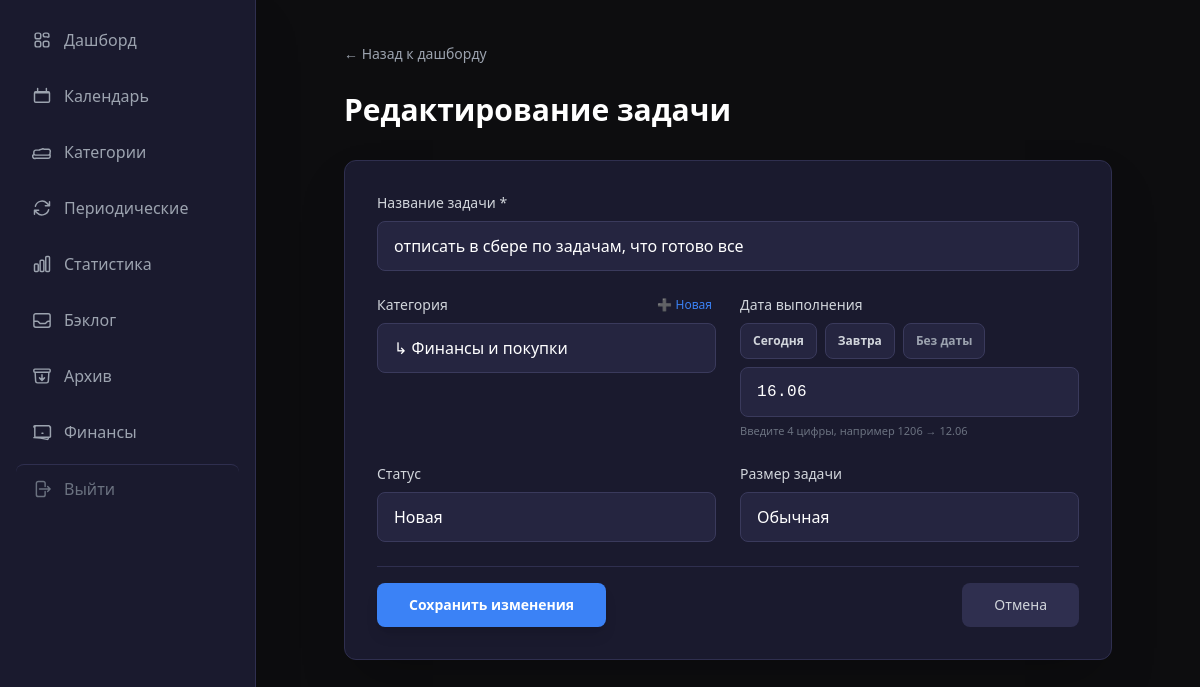
Screenshot of /tasks/287/edit with the database file from the repository.
### app/models/task.py (models this page shows)
class Task(Base):
    __tablename__ = "tasks"
    id = Column(Integer, primary_key=True, index=True)
    title = Column(String(500), nullable=False)
    description = Column(String, default="")
    category_id = Column(Integer, ForeignKey("categories.id"), nullable=True, index=True)
    status = Column(String(20), default="новая", index=True)  # новая/в_работе/выполнена/отложена
    priority = Column(String(20), default="средний")  # низкий/средний/высокий
    due_date = Column(Date, nullable=True, index=True)
    due_time = Column(Time, nullable=True) # Время встречи
    created_at = Column(DateTime(timezone=True), server_default=func.now())
    completed_at = Column(DateTime(timezone=True), nullable=True)
    source = Column(String(20), default="web")  # telegram/web/screenshot
    parent_task_id = Column(Integer, ForeignKey("tasks.id"), nullable=True, index=True)
    is_archived = Column(Boolean, default=False, index=True)
    item_kind = Column(String(20), default="task", nullable=False, index=True)  # task
    sort_order = Column(Integer, default=0)
    needs_review = Column(Boolean, default=False)
    message_hash = Column(String(64), nullable=True)
    postpones = Column(Integer, default=0)
    chronic_task = Column(Boolean, default=False, index=True)
    chronic_reviewed = Column(Boolean, default=False)
    tags = Column(String(500), nullable=True) # Теги проекта или контекста (#Антон, #Сбер)
    size = Column(String(4), nullable=True)   # L / XL — крупные задачи (NULL = обычная)
    impact_notes = Column(Text, nullable=True) # Заметки о результате/влиянии
    is_milestone = Column(Boolean, default=False, index=True) # Флаг важного достижения
    estimated_minutes = Column(Integer, nullable=True)
    actual_minutes = Column(Integer, nullable=True)
    category = relationship("Category", back_populates="tasks")
    subtasks = relationship("Task", backref="parent_task", remote_side=[id], lazy="select")

### app/models/category.py (models this page shows)
class Category(Base):
    __tablename__ = "categories"
    id = Column(Integer, primary_key=True, index=True)
    name = Column(String(100), nullable=False, index=True)
    is_global = Column(Boolean, default=False, index=True)
    parent_id = Column(Integer, ForeignKey("categories.id"), nullable=True)
    type = Column(String(20), default="task", index=True)  # task / finance
    created_at = Column(DateTime(timezone=True), server_default=func.now())
    children = relationship("Category", backref="parent", remote_side=[id], lazy="select")
    tasks = relationship("Task", back_populates="category", lazy="select")

### app/web/routes/tasks.py (the view)
@router.get("/tasks/{task_id}/edit", response_class=HTMLResponse)
async def task_edit_page(request: Request, task_id: int):
    async with async_session() as db:
        result = await db.execute(select(Task).where(Task.id == task_id))
        task = result.scalar_one_or_none()
        if not task:
            raise HTTPException(status_code=404, detail="Задача не найдена")
        categories = await get_categories_list()
    return templates.TemplateResponse(request, "task_form.html", {
        "request": request,
        "categories": categories,
        "task": task,
        "today": date.today(),
    })

### app/web/templates/task_form.html (shortened to what this page needs)
{% extends "base.html" %}
{% block content %}
<div class="max-w-3xl mx-auto">
    <div class="mb-5 sm:mb-8">
        <a href="/" class="inline-flex items-center min-h-[44px] text-sm text-gray-400 hover:text-white transition-colors -ml-1 px-1">
            ← Назад к дашборду
        </a>
        <h1 class="text-2xl sm:text-3xl font-bold text-white mt-1 sm:mt-4">
            {% if task %}Редактирование задачи{% else %}Новая задача{% endif %}
        </h1>
    </div>
    <div class="bg-dark-800 rounded-xl border border-dark-600 shadow-2xl">
        {% if task %}
        <form method="post" action="/tasks/web/{{ task.id }}/edit" data-no-date-auto-submit class="space-y-4 sm:space-y-6 p-4 sm:p-6 lg:p-8">
        {% else %}
        <form method="post" action="/tasks/web/create" data-no-date-auto-submit class="space-y-4 sm:space-y-6 p-4 sm:p-6 lg:p-8">
        {% endif %}
            <div>
                <label for="title" class="block text-sm font-medium text-gray-300 mb-2">
                    Название задачи *
                </label>
                <input type="text" id="title" name="title" required
                       value="{{ task.title if task else '' }}"
                       class="w-full px-4 py-3 bg-dark-700 border border-dark-500 rounded-lg text-white text-base
                              placeholder-gray-500 focus:outline-none focus:border-accent"
                       placeholder="Например: Позвонить клиенту">
            </div>
            <div class="grid grid-cols-1 md:grid-cols-2 gap-4 sm:gap-6">
                <div x-data="{ showCreate: false, newName: '', newParent: '' }">
                    <div class="flex items-center justify-between gap-2 mb-2">
                        <label for="category_id" class="block text-sm font-medium text-gray-300">
                            Категория
                        </label>
                        <button type="button"
                                @click="showCreate = !showCreate"
                                class="shrink-0 text-xs text-accent hover:text-blue-400 transition-colors flex items-center gap-1 min-h-[44px] sm:min-h-0 px-1">
                            <span x-text="showCreate ? '✕ Отмена' : '➕ Новая'"></span>
                        </button>
                    </div>
                    <select id="category_id" name="category_id"
                            x-show="!showCreate"
                            class="w-full px-4 py-3 bg-dark-700 border border-dark-500 rounded-lg text-white text-base
                                   focus:outline-none focus:border-accent appearance-none">
                        {% for cat in categories %}
                            {% if cat.is_global %}
                            <optgroup label="{{ cat.name }}">
                                {% for subcat in categories %}
                                    {% if subcat.parent_id == cat.id %}
                                    <option value="{{ subcat.id }}" {% if task and task.category_id == subcat.id %}selected{% endif %}>
                                        ↳ {{ subcat.name }}
                                    </option>
                                    {% endif %}
                                {% endfor %}
                            </optgroup>
                            {% endif %}
                        {% endfor %}
                    </select>
                </div>
                <div>
                    <label for="due_date" class="block text-sm font-medium text-gray-300 mb-2">
                        Дата выполнения
                    </label>
                    <div class="flex flex-wrap gap-2 mb-2">
                        <button type="button" data-date-chip="today"
                                class="date-chip px-3 py-1.5 text-xs font-bold rounded-lg border border-dark-500 bg-dark-700 text-gray-300 hover:border-accent hover:text-accent transition-colors min-h-[36px]">
                            Сегодня
                        </button>
                        <button type="button" data-date-chip="tomorrow"
                                class="date-chip px-3 py-1.5 text-xs font-bold rounded-lg border border-dark-500 bg-dark-700 text-gray-300 hover:border-accent hover:text-accent transition-colors min-h-[36px]">
                            Завтра
                        </button>
                        <button type="button" data-date-chip="clear"
                                class="date-chip px-3 py-1.5 text-xs font-bold rounded-lg border border-dark-500 bg-dark-700 text-gray-400 hover:border-gray-400 transition-colors min-h-[36px]">
                            Без даты
                        </button>
                    </div>
                    <input type="text" id="due_date" name="due_date"
                           inputmode="numeric"
                           autocomplete="off"
                           maxlength="5"
                           placeholder="ДД.ММ"
                           value="{% if task and task.due_date %}{{ task.due_date.strftime('%d.%m') }}{% elif not task %}{{ today.strftime('%d.%m') }}{% endif %}"
                           class="date-mask-ddmm w-full px-4 py-3 bg-dark-700 border border-dark-500 rounded-lg text-white text-base
                                  placeholder-gray-500 focus:outline-none focus:border-accent min-h-[48px] font-mono tracking-wide">
                    <p class="text-[11px] text-gray-500 mt-1.5">Введите 4 цифры, например 1206 → 12.06</p>
                </div>
            </div>
            <div class="grid grid-cols-1 md:grid-cols-2 gap-4 sm:gap-6">
                <div>
                    <label for="status" class="block text-sm font-medium text-gray-300 mb-2">
                        Статус
                    </label>
                    <select id="status" name="status"
                            class="w-full px-4 py-3 bg-dark-700 border border-dark-500 rounded-lg text-white text-base
                                   focus:outline-none focus:border-accent appearance-none min-h-[48px]">
                        <option value="новая" {% if task and task.status == 'новая' %}selected{% endif %}>Новая</option>
                    </select>
                </div>
                <div>
                    <label for="size" class="block text-sm font-medium text-gray-300 mb-2">
                        Размер задачи
                    </label>
                    <select id="size" name="size"
                            class="w-full px-4 py-3 bg-dark-700 border border-dark-500 rounded-lg text-white text-base
                                   focus:outline-none focus:border-accent appearance-none min-h-[48px]">
                        <option value="" {% if not task or not task.size %}selected{% endif %}>Обычная</option>
                    </select>
                </div>
            </div>
            <div class="flex flex-col gap-3 sm:flex-row sm:justify-between sm:items-center pt-4 border-t border-dark-600 mt-2">
                <button type="submit"
                        class="w-full sm:w-auto px-6 py-3.5 sm:px-8 sm:py-3 bg-accent hover:bg-blue-600 active:scale-[0.98] text-white font-bold rounded-xl sm:rounded-lg transition-all shadow-lg hover:shadow-accent/20 text-base sm:text-sm order-1 sm:order-none">
                    {% if task %}Сохранить изменения{% else %}Создать задачу{% endif %}
                </button>
                <a href="/"
                   class="w-full sm:w-auto px-6 py-3.5 sm:px-8 sm:py-3 bg-dark-600 hover:bg-dark-500 active:scale-[0.98] text-gray-300 font-medium rounded-xl sm:rounded-lg transition-colors text-center text-base sm:text-sm order-2 sm:order-none">
                    Отмена
                </a>
            </div>
        </form>
    </div>
</div>
{% endblock %}

### app/web/static/css/style.css (style rules this page uses)
input[type="text"], input[type="date"], input[type="time"], textarea, select { transition: border-color 0.2s ease, box-shadow 0.2s ease; }

### rows the page displays
Task: title "отписать в сбере по задачам, что готово все", category_id "↳ Финансы и покупки", due_date "16.06", status "Новая", size "Обычная"
